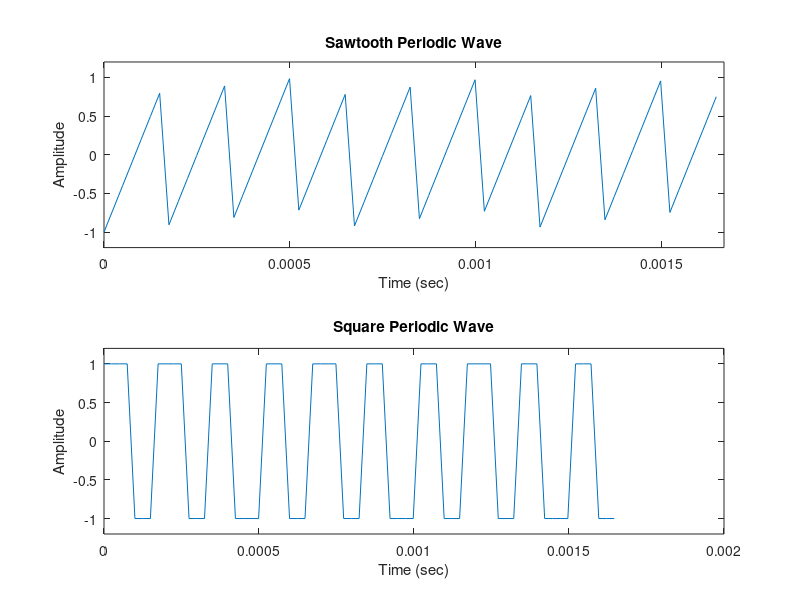

Reproduce this figure in MATLAB.
fs = 40100;
t = 0:1/fs:10/6000;
x1 = sawtooth(2*pi*6000*t);
x2 = square(2*pi*6000*t);
subplot(211),plot(t,x1), axis([0 10/6000 -1.2 1.2])
xlabel('Time (sec)');
ylabel('Amplitude');
title('Sawtooth Periodic Wave');
subplot(212)
plot(t,x2)
axis([0 0.002 -1.2 1.2]);
xlabel('Time (sec)');
ylabel('Amplitude');
title('Square Periodic Wave'); 